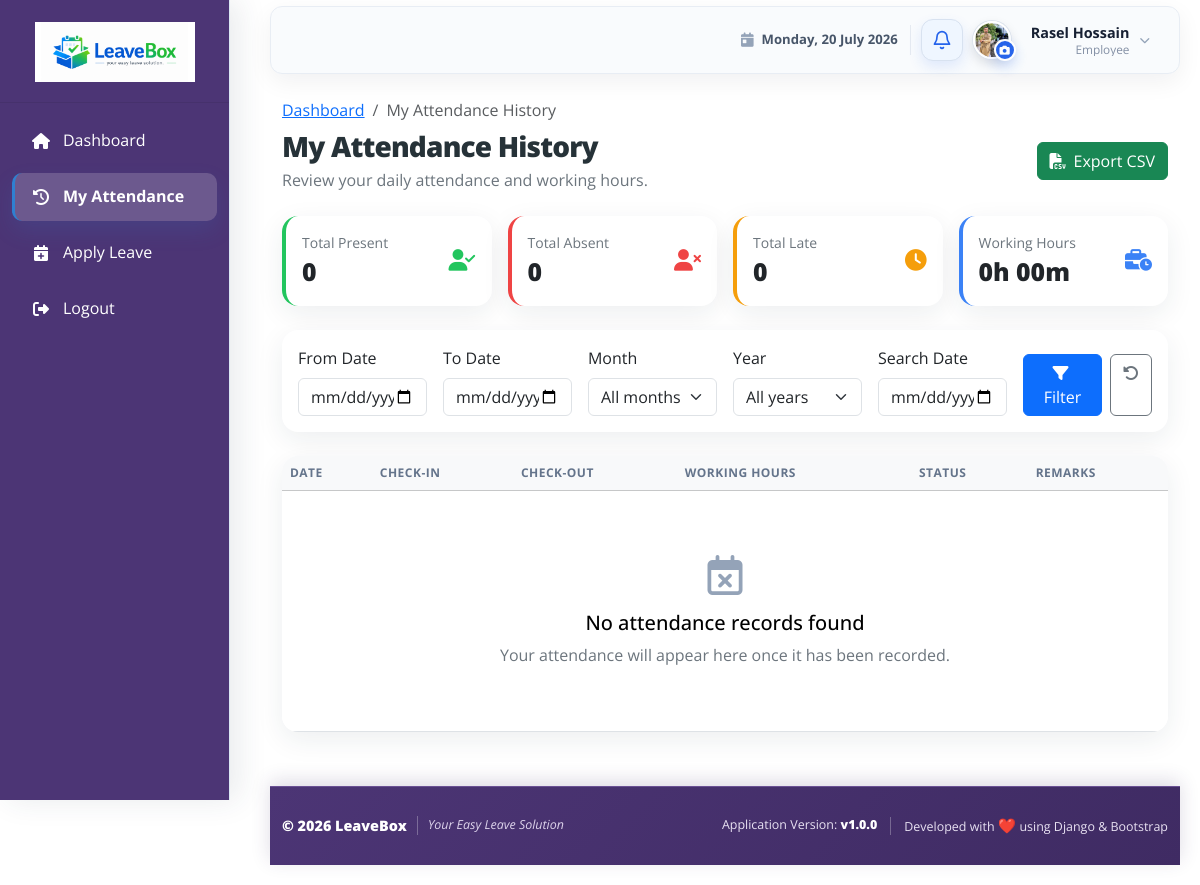
The app's page /attendance/history/ (signed in), older data.
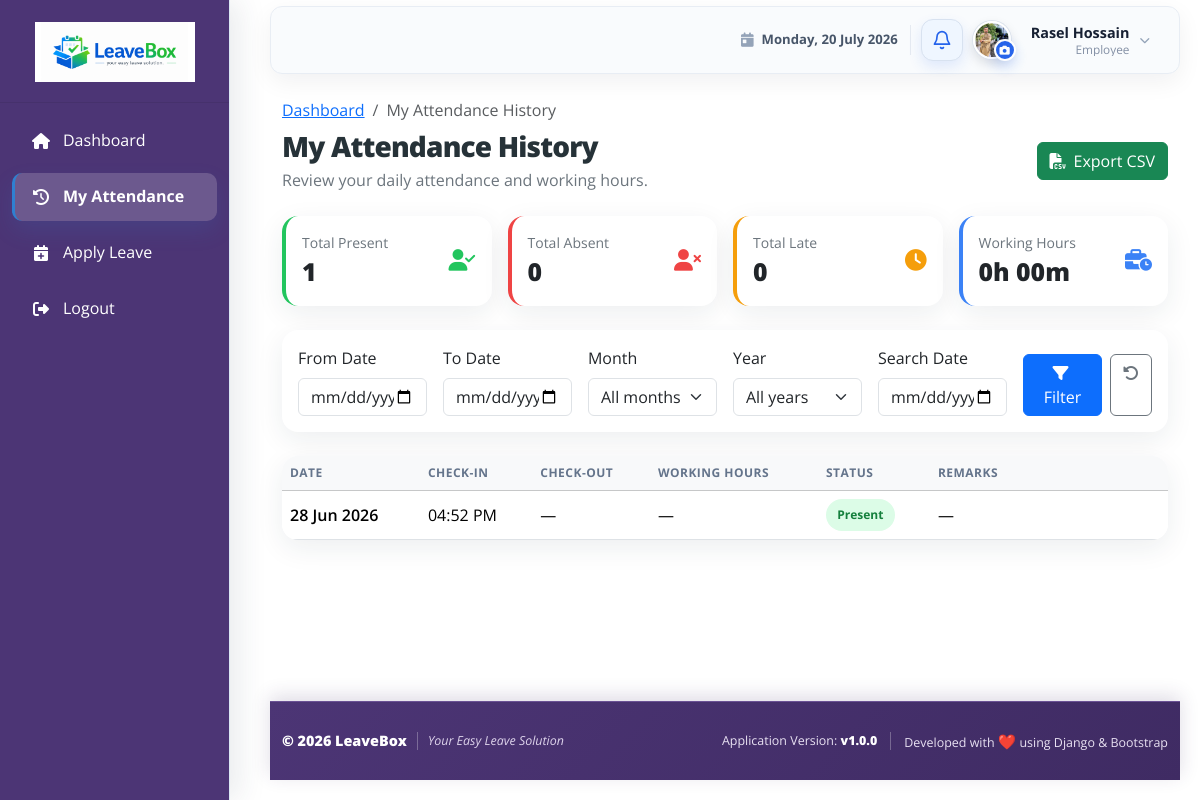
The same page, newer data.
### attendances/models.py (models this page shows, shortened)
class Attendance(models.Model):
    STATUS_CHOICES = (
        ('PRESENT', 'Present'),
        ('ABSENT', 'Absent'),
        ('LATE', 'Late'),
        ('HALF_DAY', 'Half Day'),
    )
    employee = models.ForeignKey(
        'employees.Employee',
        on_delete=models.CASCADE,
        related_name='attendances',
        null=True # Temporary if you have existing data, otherwise remove
    )
    date = models.DateField()
    check_in = models.TimeField(
        null=True,
        blank=True
    )
    check_out = models.TimeField(
        null=True,
        blank=True
    )
    status = models.CharField(
        max_length=20,
        choices=STATUS_CHOICES
    )
    remarks = models.TextField(
        blank=True,
        null=True
    )
    class Meta:
        unique_together = ('employee', 'date')
        indexes = [
            models.Index(fields=['date'], name='attendance_date_idx'),
            models.Index(fields=['status', 'date'], name='attendance_status_date_idx'),
        ]
    @property
    def working_duration(self):
        if not self.check_in or not self.check_out:
            return None
        start = datetime.combine(self.date, self.check_in)
        end = datetime.combine(self.date, self.check_out)
        if end < start:
            end += timedelta(days=1)
        return end - start
    @property
    def working_hours_display(self):
        duration = self.working_duration
        if duration is None:
            return '—'
        total_minutes = int(duration.total_seconds() // 60)
        hours, minutes = divmod(total_minutes, 60)
        return f'{hours}h {minutes:02d}m'

### attendances/views.py (the view, shortened to what this page needs)
# urls.py: path('history/', AttendanceHistoryView.as_view(), name='attendance_history'),
class AttendanceHistoryView(LoginRequiredMixin, UserPassesTestMixin, TemplateView):
    template_name = 'attendances/attendance_history.html'
    raise_exception = True
    def test_func(self):
        user = self.request.user
        return (
            user.is_authenticated
            and not user.is_superuser
            and not user.is_staff
            and getattr(user, 'role', '') == 'EMPLOYEE'
        )
    def dispatch(self, request, *args, **kwargs):
        if request.user.is_authenticated:
            if (
                request.user.is_superuser
                or request.user.is_staff
                or getattr(request.user, 'role', '') != 'EMPLOYEE'
            ):
                raise PermissionDenied
            try:
                self.employee = Employee.objects.get(user=request.user)
            except Employee.DoesNotExist:
                messages.error(
                    request,
                    'Employee profile not found. Please contact Admin.',
                )
                return redirect('dashboard')
        return super().dispatch(request, *args, **kwargs)
    @staticmethod
    def _parse_date(value):
        try:
            return datetime.strptime(value, '%Y-%m-%d').date()
        except (TypeError, ValueError):
            return None
    def get_queryset(self):
        queryset = Attendance.objects.filter(employee=self.employee)
        params = self.request.GET
        from_date = self._parse_date(params.get('from_date'))
        to_date = self._parse_date(params.get('to_date'))
        search_date = self._parse_date(params.get('q'))
        month = params.get('month', '').strip()
        year = params.get('year', '').strip()
        if from_date:
            queryset = queryset.filter(date__gte=from_date)
        if to_date:
            queryset = queryset.filter(date__lte=to_date)
        if search_date:
            queryset = queryset.filter(date=search_date)
        if month.isdigit() and 1 <= int(month) <= 12:
            queryset = queryset.filter(date__month=int(month))
        if year.isdigit() and 1900 <= int(year) <= 9999:
            queryset = queryset.filter(date__year=int(year))
        return queryset.order_by('-date')
    def get(self, request, *args, **kwargs):
        self.object_list = self.get_queryset()
        if request.GET.get('export') == 'csv':
            return self._csv_response(self.object_list)
        return super().get(request, *args, **kwargs)
    def get_context_data(self, **kwargs):
        context = super().get_context_data(**kwargs)
        filtered_records = self.object_list
        paginator = Paginator(filtered_records, 15)
        page_obj = paginator.get_page(self.request.GET.get('page'))
        status_totals = filtered_records.aggregate(
            total_present=Count('pk', filter=Q(status='PRESENT')),
            total_absent=Count('pk', filter=Q(status='ABSENT')),
            total_late=Count('pk', filter=Q(status='LATE')),
        )
        total_seconds = 0
        for record_date, check_in, check_out in filtered_records.values_list(
            'date', 'check_in', 'check_out',
        ).iterator():
            if not check_in or not check_out:
                continue
            start = datetime.combine(record_date, check_in)
            end = datetime.combine(record_date, check_out)
            if end < start:
                end += timedelta(days=1)
            total_seconds += (end - start).total_seconds()
        total_minutes = int(total_seconds // 60)
        hours, minutes = divmod(total_minutes, 60)
        query_params = self.request.GET.copy()
        query_params.pop('page', None)
        query_params.pop('export', None)
        context.update({
            'employee': self.employee,
            'page_obj': page_obj,
            'attendances': page_obj.object_list,
            **status_totals,
            'total_working_hours': f'{hours}h {minutes:02d}m',
            'filter_query': query_params.urlencode(),
            'selected_month': self.request.GET.get('month', ''),
            'selected_year': self.request.GET.get('year', ''),
            'from_date': self.request.GET.get('from_date', ''),
            'to_date': self.request.GET.get('to_date', ''),
            'search_date': self.request.GET.get('q', ''),
            'year_options': range(datetime.now().year, 1999, -1),
        })
        return context

### LAF/templatetags/navigation_tags.py (called while the page is built)
@register.simple_tag
def url_name_active(request, *url_names):
    resolver_match = getattr(request, 'resolver_match', None)
    current_url_name = getattr(resolver_match, 'url_name', None)
    return current_url_name in url_names

### employees/context_processors.py (called while the page is built)
def current_profile_picture(request):
    default_avatar_url = static('images/avatar.png')
    profile_picture_url = default_avatar_url
    user = getattr(request, 'user', None)
    if user and user.is_authenticated:
        try:
            employee = Employee.objects.select_related('extended_profile').get(user=user)
            try:
                profile = employee.extended_profile
            except EmpProfile.DoesNotExist:
                profile = None
            if profile and profile.profile_picture:
                profile_picture_url = profile.profile_picture.url
        except Employee.DoesNotExist:
            pass
    return {
        'current_profile_picture_url': profile_picture_url,
        'default_avatar_url': default_avatar_url,
    }

### employees/models.py (called while the page is built)
    def __str__(self):
        return self.designation_name

### templates/attendances/attendance_history.html (shortened to what the changed rows need)
{% extends 'base/base.html' %}
{% load static %}
{% block extra_css %}
<link rel="stylesheet" href="{% static 'css/attendance_history.css' %}">
{% endblock %}
{% block content %}
<div class="attendance-page py-3">
    <div class="d-flex flex-wrap justify-content-between align-items-center gap-3 mb-4">
        <div>
            <h1 class="attendance-heading h3 mb-1">My Attendance History</h1>
        </div>
    </div>
    <div class="row g-3 mb-4">
        <div class="col-6 col-xl-3">
            <div class="card attendance-card attendance-summary h-100" style="--summary-color:#22c55e">
                <div class="card-body d-flex justify-content-between align-items-center">
                    <div><div class="text-secondary small">Total Present</div><div class="summary-value">{{ total_present }}</div></div>
                </div>
            </div>
        </div>
    </div>
    <div class="card attendance-card overflow-hidden">
        <div class="table-responsive">
            <table class="table attendance-table table-hover mb-0">
                <thead class="table-light">
                    <tr><th>Date</th><th>Check-in</th><th>Check-out</th><th>Working Hours</th><th>Status</th><th>Remarks</th></tr>
                </thead>
                <tbody>
                    {% for attendance in attendances %}
                    <tr>
                        <td class="fw-semibold">{{ attendance.date|date:'d M Y' }}</td>
                        <td>{{ attendance.check_in|time:'h:i A'|default:'—' }}</td>
                        <td>{{ attendance.check_out|time:'h:i A'|default:'—' }}</td>
                        <td>{{ attendance.working_hours_display }}</td>
                        <td><span class="status-badge status-{{ attendance.status|lower|cut:'_' }}">{{ attendance.get_status_display }}</span></td>
                        <td>{{ attendance.remarks|default:'—' }}</td>
                    </tr>
                    {% empty %}
                    <tr><td colspan="6"><div class="empty-state"><i class="far fa-calendar-xmark mb-3"></i><h2 class="h5">No attendance records found</h2><p class="text-secondary mb-0">Your attendance will appear here once it has been recorded.</p></div></td></tr>
                    {% endfor %}
                </tbody>
            </table>
        </div>
    </div>
</div>
{% endblock %}

Row changes from the older to the newer data that the page shows:
added Attendance: date "28 Jun 2026", check_in "04:52 PM", check_out "—", working_hours_display "—", status "Present", remarks "—"
Text that changed along with them:
{{ total_present }}: "0" → "1"
text no longer shown: "No attendance records found Your attendance will appear here once it has been recorded."
